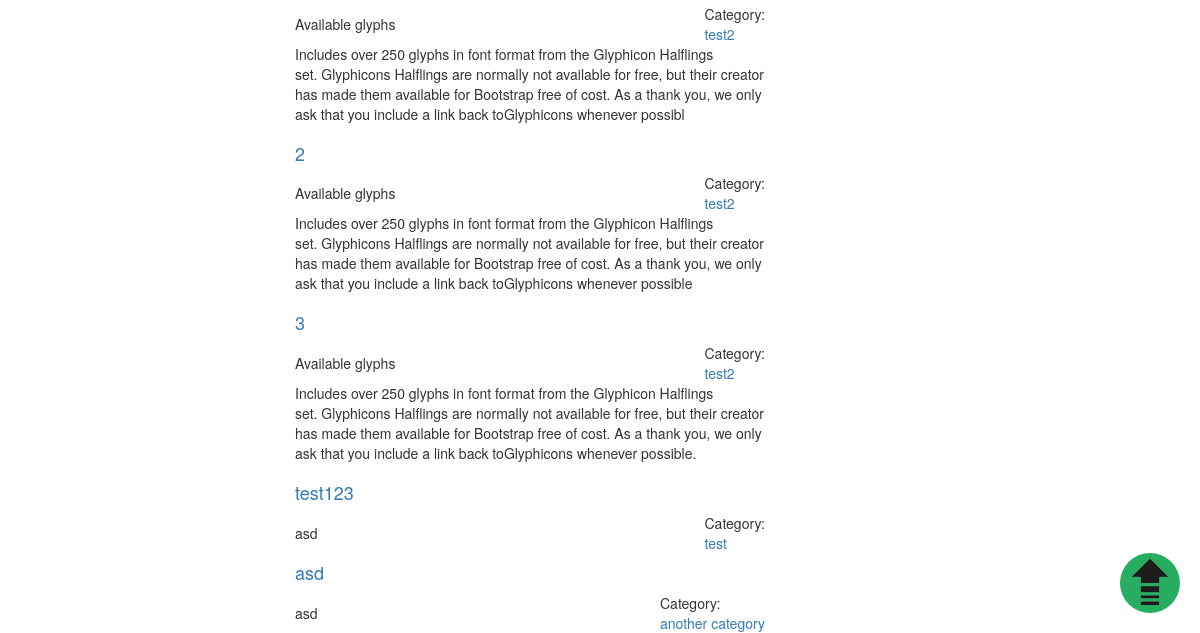
The app's page /dashboard/my-posts/ (signed in, lower part), older data.
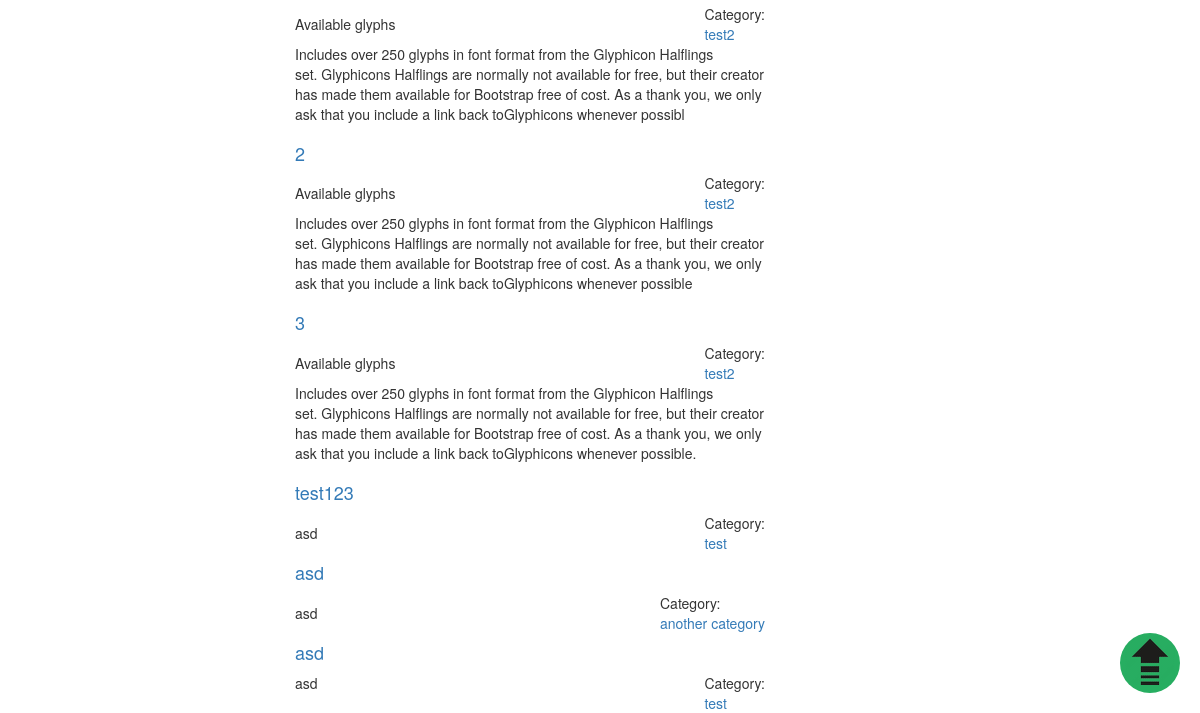
The same page, newer data.
### blog/models.py (models this page shows, shortened)
class Post(models.Model):
    index_together = [
    ["title", "description", "post_thumbnail", "author", "category",
     "url", "published", "status"],
    ]
    title = models.CharField(max_length=150)
    description = models.CharField(max_length=150)
    text = models.TextField()
    today = datetime.date.today()
    post_image = models.ImageField(upload_to =
                        str(today.year)+'/'
                        +str(today.month)+'/'+str(today.day)+'/', blank=True)
    post_image.short_description = 'Image'
    post_thumbnail = ImageSpecField(source='post_image',
                                processors=[ResizeToFit(640, 480)],
                                format='JPEG',
                                options={'quality': 85})
    def get_image(self):
        return mark_safe('<img src="%s" class ="img-responsive center-block"/>'\
                         % (self.post_thumbnail.url))
    get_image.short_description = 'Thumbnail'
    created = models.DateTimeField(auto_now_add=True)
    edited = models.DateTimeField(auto_now=True)
    published = models.DateTimeField(default=timezone.now)
    author = models.ForeignKey(settings.AUTH_USER_MODEL,
                               default = 1,
                               on_delete=models.SET_DEFAULT) ###
    category = models.ForeignKey('Category')
    tags = models.ManyToManyField('Tag',
                                        related_name='posts',
                                        related_query_name='tag',
                                        blank=True)
    url = models.SlugField(blank=True)
    STATUS = (
                ("D", "Draft"),
                ("P","Published"),
    )
    status = models.CharField(max_length=1, choices=STATUS, default="D")
    ordering = ('-published',)
    def get_absolute_url(self):
        cat_url = slugify(self.category)
        post_url = slugify(self.title)
        return "/%s/%s-%i/" % (cat_url, self.url, self.id)

class Category(models.Model):
    index_together = [
    ["id","name", "order", "slug"],
    ]
    name = models.CharField(max_length=30, unique=True)
    description = models.TextField(max_length=250)
    slug = models.SlugField("URL",blank=True, max_length=150)
    order = models.SmallIntegerField(blank=True, default=1)
    def __str__(self):
        return self.name

### blog/views.py (the view)
# urls.py: url(r'^dashboard/my-posts/$', views.my_posts, name='my_posts'),
@login_required
def my_posts(request):
    posts = Post.objects.filter(author=request.user.id)
    return render(request, 'dash-my-posts.html', {'posts':posts,
                                              'cat_list': cat_list})

### blog/authentication.py (called while the page is built)
    def get_user(self, user_id):
        try:
            return User.objects.get(pk=user_id)
        except User.DoesNotExist:
            return None

### blog/models.py (called while the page is built)
    def get_avatar(self):
        return mark_safe('<img src="%s" class ="img-responsive"/>'\
                         % (self.avatar.url))

### templates/dash-my-posts.html (shortened to what this page needs)
{% extends "dashboard.html" %}
{% load imagekit %}
{% block content %}
<div class="container-fluid">
{% if posts %}
    {% for post in posts %}
    <div class="row">
    <div class="col-md-4">
    </div>
      <div class="col-md-8">
       <a href="{{ post.get_absolute_url }}" >
         <h4 class="post-title-dash text-center">{{ post.title }} </h4></a>
         <div class="pull-right">Category:
           <a href="
           {% url 'category' category=post.category|slugify %}">
           {{post.category}}</a>
         </div>
            <p class="post-description">{% autoescape off %}
              {{ post.description }}{% endautoescape %}</p>
         </div>
         </div>
    {% endfor %}
{% else %}
<p>
  No posts yet!
</p>
{% endif %}
</div>
{% endblock %}

Row changes from the older to the newer data that the page shows:
added Post: title "asd", category "test", description "asd"
